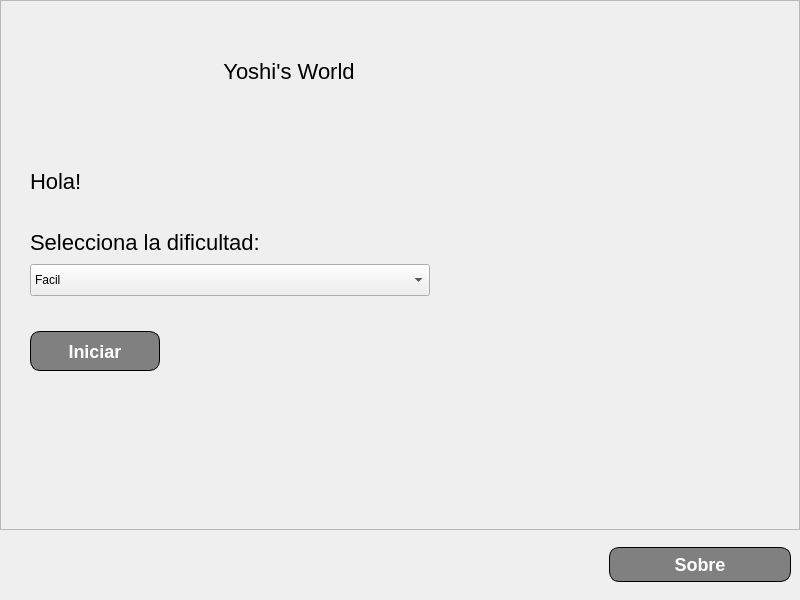
<?xml version="1.0" encoding="UTF-8"?>
<ui version="4.0">
 <class>MainWindow</class>
 <widget class="QMainWindow" name="MainWindow">
  <property name="geometry">
   <rect>
    <x>0</x>
    <y>0</y>
    <width>800</width>
    <height>600</height>
   </rect>
  </property>
  <property name="minimumSize">
   <size>
    <width>800</width>
    <height>600</height>
   </size>
  </property>
  <property name="maximumSize">
   <size>
    <width>800</width>
    <height>600</height>
   </size>
  </property>
  <property name="windowTitle">
   <string>Yoshi's World</string>
  </property>
  <property name="styleSheet">
   <string notr="true">/*
 *
 *  Simple Stylesheet inspired on Bootstrap for Qt Designer / Qt Creator 
 *  File: bootstylesheet.css
 *  Author: JuanLoaiza007
 *  Version: 1.1.1
 *
 */

/*  # Español
 *  Instrucciones para aplicar en Qt Designer / Qt Creator
 *  1. Busque la vista de Inspector de objetos &gt;&gt; Objeto &gt;&gt; &quot;MainWindow&quot;.
 *  2. Dale clic derecho a &quot;MainWindow&quot; y seleccione &quot;Cambiar HojaDeEstilos&quot; o algo similar.
 *  3. Pegue el contenido de este archivo ahí.
 *  4. De clic en Aplicar y Aceptar.
 *  5. Para aplicar los estilos seleccione un objeto, en el Editor de Propiedades agregue un Filtro tipo cadena de texto y nombrelo &quot;class&quot;.
 *  6. En el Editor de Propiedades habrá una seccion nueva llamada &quot;Propiedades dinámicas&quot; y una propiedad llamada &quot;class&quot;, en la casilla de la derecha aplique todos los estilos que desee, eg. &quot;btn btn-outline-primary br-4&quot;. 
 */

/*  # English
 *  Instructions to apply in Qt Designer / Qt Creator
 *  1. Keep an eye on the Object Inspector &gt;&gt; Object &gt;&gt; &quot;MainWindow&quot;.
 *  2. Right click on &quot;MainWindow&quot; and select &quot;Change StyleSheet&quot; or something similar.
 *  3. Paste the content of this file there.
 *  4. Click Apply and Accept.
 *  5. To apply the styles, select an object, in the Properties Editor add a Text String Filter and name it &quot;class&quot;.
 *  6. In the Property Editor there will be a new section called &quot;Dynamic Properties&quot; and a property called &quot;class&quot;, in the box on the right apply all the styles you want, eg. &quot;btn btn-outline-primary br-4&quot;. 
 */

QMainWindow {
  font-family: &quot;sans-serif&quot;;
}

/* Border Settings */
/* Border Side Weight */
.nb {
  border: 0px solid;
}
.b-st-1 {
  border-top: 1px solid;
}
.b-sb-1 {
  border-bottom: 1px solid;
}
.b-sl-1 {
  border-left: 1px solid;
}
.b-sr-1 {
  border-right: 1px solid;
}
.b-st-2 {
  border-top: 2px solid;
}
.b-sb-2 {
  border-bottom: 2px solid;
}
.b-sl-2 {
  border-left: 2px solid;
}
.b-sr-2 {
  border-right: 2px solid;
}
.b-st-3 {
  border-top: 3px solid;
}
.b-sb-3 {
  border-bottom: 3px solid;
}
.b-sl-3 {
  border-left: 3px solid;
}
.b-sr-3 {
  border-right: 3px solid;
}
.b-st-4 {
  border-top: 4px solid;
}
.b-sb-4 {
  border-bottom: 4px solid;
}
.b-sl-4 {
  border-left: 4px solid;
}
.b-sr-4 {
  border-right: 4px solid;
}

/* Radius */
.br-1 {
  border-radius: 10px;
}

.br-2 {
  border-radius: 15px;
}

.br-3 {
  border-radius: 20px;
}

.br-4 {
  border-radius: 25px;
}

/* Background colors */
.background-white {
  background-color: white;
}
.background-light {
  background-color: #f8f9fa;
}
.background-black {
  background-color: black;
}
.background-primary {
  background-color: #0d6efd;
}
.background-success {
  background-color: #198754;
}
.background-warning {
  background-color: #ffc720;
}
.background-danger {
  background-color: #dc3545;
}

/* Colors */
.color-white {
  color: white;
}
.color-light {
  color: #f8f9fa;
}
.color-black {
  color: black;
}
.color-primary {
  color: #0d6efd;
}
.color-success {
  color: #198754;
}
.color-warning {
  color: #ffc720;
}
.color-danger {
  color: #dc3545;
}

/* Buttons */
QPushButton {
  font-weight: 500;
  color: white;
  background-color: gray;
  padding: 6px 12px;
  font-size: 18px;
  border-radius: 10px;
  border: 1px solid;
}

.btn {
  font-weight: 500;
  color: white;
  background-color: gray;
  padding: 6px 12px;
  font-size: 18px;
  border-radius: 10px;
  border: 1px solid;
}

.btn-primary {
  color: #fff;
  background-color: #0d6efd;
  border-color: #0d6efd;
}
.btn-primary:hover {
  color: #fff;
  background-color: #0b5ed7;
  border-color: #0a58ca;
}

.btn-secondary {
  color: #fff;
  background-color: #6c757d;
  border-color: #6c757d;
}
.btn-secondary:hover {
  color: #fff;
  background-color: #5c636a;
  border-color: #565e64;
}

.btn-success {
  color: #fff;
  background-color: #198754;
  border-color: #198754;
}
.btn-success:hover {
  color: #fff;
  background-color: #157347;
  border-color: #146c43;
}

.btn-warning {
  color: #000;
  background-color: #ffc107;
  border-color: #ffc107;
}
.btn-warning:hover {
  color: #000;
  background-color: #ffca2c;
  border-color: #ffc720;
}

.btn-danger {
  color: #fff;
  background-color: #dc3545;
  border-color: #dc3545;
}
.btn-danger:hover {
  color: #fff;
  background-color: #bb2d3b;
  border-color: #b02a37;
}

.btn-light {
  color: #000;
  background-color: #f8f9fa;
  border-color: #f8f9fa;
}
.btn-light:hover {
  color: #000;
  background-color: #f9fafb;
  border-color: #f9fafb;
}

.btn-dark {
  color: #fff;
  background-color: #212529;
  border-color: #212529;
}
.btn-dark:hover {
  color: #fff;
  background-color: #1c1f23;
  border-color: #1a1e21;
}

.btn-outline-primary {
  background-color: white;
  color: #0d6efd;
  border-color: #0d6efd;
}
.btn-outline-primary:hover {
  color: #fff;
  background-color: #0d6efd;
  border-color: #0d6efd;
}

.btn-outline-secondary {
  background-color: white;
  color: #6c757d;
  border-color: #6c757d;
}
.btn-outline-secondary:hover {
  color: #fff;
  background-color: #6c757d;
  border-color: #6c757d;
}

.btn-outline-success {
  background-color: white;
  color: #198754;
  border-color: #198754;
}
.btn-outline-success:hover {
  color: #fff;
  background-color: #198754;
  border-color: #198754;
}

.btn-outline-info {
  background-color: white;
  color: #0dcaf0;
  border-color: #0dcaf0;
}
.btn-outline-info:hover {
  color: #000;
  background-color: #0dcaf0;
}

.btn-outline-warning {
  background-color: white;
  color: #ffc107;
  border-color: #ffc107;
}
.btn-outline-warning:hover {
  color: #000;
  background-color: #ffc107;
  border-color: #ffc107;
}

.btn-outline-danger {
  background-color: white;
  color: #dc3545;
  border-color: #dc3545;
}
.btn-outline-danger:hover {
  color: #fff;
  background-color: #dc3545;
  border-color: #dc3545;
}

.btn-outline-light {
  background-color: #41464b;
  color: #f8f9fa;
  border-color: #f8f9fa;
}
.btn-outline-light:hover {
  color: #000;
  background-color: #f8f9fa;
  border-color: #f8f9fa;
}

.btn-outline-dark {
  background-color: white;
  color: #212529;
  border-color: #212529;
}
.btn-outline-dark:hover {
  color: #fff;
  background-color: #212529;
  border-color: #212529;
}

.btn-link {
  background-color: white;
  font-weight: 400;
  color: #0d6efd;
  text-decoration: underline;
}
.btn-link:hover {
  color: #0a58ca;
}

/* Title sizes */
QLabel {
  font-size: 22px;
}

.h1 {
  font-size: 42px;
}

.h2 {
  font-size: 36px;
}

.h3 {
  font-size: 32px;
}

.h4 {
  font-size: 28px;
}

.h5 {
  font-size: 22px;
}

.h6 {
  font-size: 18px;
}

/* Alerts */
.alert {
  border: 1px solid;
}

.alert-primary {
  color: #084298;
  background-color: #cfe2ff;
  border-color: #b6d4fe;
}
.alert-secondary {
  color: #41464b;
  background-color: #e2e3e5;
  border-color: #d3d6d8;
}
.alert-success {
  color: #0f5132;
  background-color: #d1e7dd;
  border-color: #badbcc;
}
.alert-info {
  color: #055160;
  background-color: #cff4fc;
  border-color: #b6effb;
}
.alert-warning {
  color: #664d03;
  background-color: #fff3cd;
  border-color: #ffecb5;
}
.alert-danger {
  color: #842029;
  background-color: #f8d7da;
  border-color: #f5c2c7;
}
.alert-light {
  color: #636464;
  background-color: #fefefe;
  border-color: #fdfdfe;
}
.alert-dark {
  color: #141619;
  background-color: #d3d3d4;
  border-color: #bcbebf;
}
</string>
  </property>
  <property name="class" stdset="0">
   <string/>
  </property>
  <widget class="QWidget" name="centralwidget">
   <property name="styleSheet">
    <string notr="true"/>
   </property>
   <property name="class" stdset="0">
    <string>background-white</string>
   </property>
   <layout class="QVBoxLayout" name="verticalLayout">
    <property name="spacing">
     <number>0</number>
    </property>
    <property name="leftMargin">
     <number>0</number>
    </property>
    <property name="topMargin">
     <number>0</number>
    </property>
    <property name="rightMargin">
     <number>0</number>
    </property>
    <property name="bottomMargin">
     <number>0</number>
    </property>
    <item>
     <widget class="QFrame" name="content">
      <property name="minimumSize">
       <size>
        <width>800</width>
        <height>530</height>
       </size>
      </property>
      <property name="frameShape">
       <enum>QFrame::StyledPanel</enum>
      </property>
      <property name="frameShadow">
       <enum>QFrame::Raised</enum>
      </property>
      <layout class="QHBoxLayout" name="horizontalLayout_2">
       <property name="spacing">
        <number>0</number>
       </property>
       <property name="leftMargin">
        <number>0</number>
       </property>
       <property name="topMargin">
        <number>0</number>
       </property>
       <property name="rightMargin">
        <number>0</number>
       </property>
       <property name="bottomMargin">
        <number>0</number>
       </property>
       <item>
        <widget class="QFrame" name="left_side">
         <property name="minimumSize">
          <size>
           <width>576</width>
           <height>528</height>
          </size>
         </property>
         <property name="frameShape">
          <enum>QFrame::NoFrame</enum>
         </property>
         <property name="frameShadow">
          <enum>QFrame::Raised</enum>
         </property>
         <layout class="QVBoxLayout" name="verticalLayout_2">
          <property name="spacing">
           <number>0</number>
          </property>
          <property name="leftMargin">
           <number>0</number>
          </property>
          <property name="topMargin">
           <number>0</number>
          </property>
          <property name="rightMargin">
           <number>0</number>
          </property>
          <property name="bottomMargin">
           <number>0</number>
          </property>
          <item>
           <widget class="QFrame" name="ls_header">
            <property name="minimumSize">
             <size>
              <width>576</width>
              <height>140</height>
             </size>
            </property>
            <property name="maximumSize">
             <size>
              <width>16777215</width>
              <height>140</height>
             </size>
            </property>
            <property name="frameShape">
             <enum>QFrame::NoFrame</enum>
            </property>
            <property name="frameShadow">
             <enum>QFrame::Raised</enum>
            </property>
            <layout class="QHBoxLayout" name="horizontalLayout_4">
             <item>
              <widget class="QLabel" name="lbl_titulo">
               <property name="text">
                <string>Yoshi's World</string>
               </property>
               <property name="alignment">
                <set>Qt::AlignCenter</set>
               </property>
               <property name="class" stdset="0">
                <string>h1 color-success</string>
               </property>
              </widget>
             </item>
            </layout>
           </widget>
          </item>
          <item>
           <widget class="QFrame" name="ls_body">
            <property name="minimumSize">
             <size>
              <width>520</width>
              <height>232</height>
             </size>
            </property>
            <property name="frameShape">
             <enum>QFrame::NoFrame</enum>
            </property>
            <property name="frameShadow">
             <enum>QFrame::Raised</enum>
            </property>
            <property name="class" stdset="0">
             <string/>
            </property>
            <layout class="QVBoxLayout" name="verticalLayout_3">
             <property name="leftMargin">
              <number>20</number>
             </property>
             <property name="topMargin">
              <number>0</number>
             </property>
             <property name="rightMargin">
              <number>20</number>
             </property>
             <property name="bottomMargin">
              <number>0</number>
             </property>
             <item>
              <widget class="QFrame" name="frame_2">
               <property name="frameShape">
                <enum>QFrame::NoFrame</enum>
               </property>
               <property name="frameShadow">
                <enum>QFrame::Raised</enum>
               </property>
               <property name="class" stdset="0">
                <string/>
               </property>
               <layout class="QVBoxLayout" name="verticalLayout_4">
                <item>
                 <widget class="QLabel" name="lbl_saludo">
                  <property name="minimumSize">
                   <size>
                    <width>310</width>
                    <height>70</height>
                   </size>
                  </property>
                  <property name="maximumSize">
                   <size>
                    <width>350</width>
                    <height>32</height>
                   </size>
                  </property>
                  <property name="text">
                   <string>Hola!</string>
                  </property>
                  <property name="alignment">
                   <set>Qt::AlignLeading|Qt::AlignLeft|Qt::AlignTop</set>
                  </property>
                  <property name="class" stdset="0">
                   <string>h3</string>
                  </property>
                 </widget>
                </item>
                <item>
                 <widget class="QLabel" name="lbl_dificultad">
                  <property name="minimumSize">
                   <size>
                    <width>310</width>
                    <height>32</height>
                   </size>
                  </property>
                  <property name="maximumSize">
                   <size>
                    <width>350</width>
                    <height>32</height>
                   </size>
                  </property>
                  <property name="text">
                   <string>Selecciona la dificultad:</string>
                  </property>
                  <property name="class" stdset="0">
                   <string>h5</string>
                  </property>
                 </widget>
                </item>
                <item>
                 <widget class="QComboBox" name="box_dificultad">
                  <property name="minimumSize">
                   <size>
                    <width>310</width>
                    <height>32</height>
                   </size>
                  </property>
                  <property name="maximumSize">
                   <size>
                    <width>400</width>
                    <height>32</height>
                   </size>
                  </property>
                  <property name="cursor">
                   <cursorShape>PointingHandCursor</cursorShape>
                  </property>
                  <property name="class" stdset="0">
                   <string>h6</string>
                  </property>
                  <item>
                   <property name="text">
                    <string>Facil</string>
                   </property>
                  </item>
                  <item>
                   <property name="text">
                    <string>Medio</string>
                   </property>
                  </item>
                  <item>
                   <property name="text">
                    <string>Dificil</string>
                   </property>
                  </item>
                 </widget>
                </item>
                <item alignment="Qt::AlignLeft">
                 <widget class="QFrame" name="frame">
                  <property name="maximumSize">
                   <size>
                    <width>310</width>
                    <height>16777215</height>
                   </size>
                  </property>
                  <property name="frameShape">
                   <enum>QFrame::NoFrame</enum>
                  </property>
                  <property name="frameShadow">
                   <enum>QFrame::Raised</enum>
                  </property>
                  <layout class="QHBoxLayout" name="horizontalLayout_3">
                   <property name="spacing">
                    <number>10</number>
                   </property>
                   <property name="leftMargin">
                    <number>0</number>
                   </property>
                   <property name="topMargin">
                    <number>0</number>
                   </property>
                   <property name="rightMargin">
                    <number>0</number>
                   </property>
                   <property name="bottomMargin">
                    <number>0</number>
                   </property>
                   <item alignment="Qt::AlignRight">
                    <widget class="QPushButton" name="btn_iniciar">
                     <property name="minimumSize">
                      <size>
                       <width>130</width>
                       <height>40</height>
                      </size>
                     </property>
                     <property name="maximumSize">
                      <size>
                       <width>130</width>
                       <height>40</height>
                      </size>
                     </property>
                     <property name="cursor">
                      <cursorShape>PointingHandCursor</cursorShape>
                     </property>
                     <property name="text">
                      <string>Iniciar</string>
                     </property>
                     <property name="class" stdset="0">
                      <string>btn-success h6</string>
                     </property>
                    </widget>
                   </item>
                  </layout>
                 </widget>
                </item>
               </layout>
              </widget>
             </item>
            </layout>
           </widget>
          </item>
          <item>
           <widget class="QFrame" name="ls_footer">
            <property name="minimumSize">
             <size>
              <width>570</width>
              <height>100</height>
             </size>
            </property>
            <property name="maximumSize">
             <size>
              <width>16777215</width>
              <height>120</height>
             </size>
            </property>
            <property name="frameShape">
             <enum>QFrame::NoFrame</enum>
            </property>
            <property name="frameShadow">
             <enum>QFrame::Raised</enum>
            </property>
           </widget>
          </item>
         </layout>
        </widget>
       </item>
       <item>
        <widget class="QFrame" name="right_side">
         <property name="minimumSize">
          <size>
           <width>221</width>
           <height>528</height>
          </size>
         </property>
         <property name="maximumSize">
          <size>
           <width>300</width>
           <height>16777215</height>
          </size>
         </property>
         <property name="frameShape">
          <enum>QFrame::NoFrame</enum>
         </property>
         <property name="frameShadow">
          <enum>QFrame::Raised</enum>
         </property>
         <property name="class" stdset="0">
          <string/>
         </property>
         <layout class="QVBoxLayout" name="verticalLayout_7">
          <property name="spacing">
           <number>0</number>
          </property>
          <property name="leftMargin">
           <number>0</number>
          </property>
          <property name="topMargin">
           <number>0</number>
          </property>
          <property name="rightMargin">
           <number>0</number>
          </property>
          <property name="bottomMargin">
           <number>0</number>
          </property>
          <item>
           <widget class="QLabel" name="lbl_side_image">
            <property name="minimumSize">
             <size>
              <width>221</width>
              <height>528</height>
             </size>
            </property>
            <property name="maximumSize">
             <size>
              <width>16777215</width>
              <height>16777215</height>
             </size>
            </property>
            <property name="text">
             <string/>
            </property>
            <property name="class" stdset="0">
             <string>background-light</string>
            </property>
           </widget>
          </item>
         </layout>
        </widget>
       </item>
      </layout>
     </widget>
    </item>
    <item>
     <widget class="QFrame" name="footer">
      <property name="minimumSize">
       <size>
        <width>800</width>
        <height>70</height>
       </size>
      </property>
      <property name="maximumSize">
       <size>
        <width>16777215</width>
        <height>70</height>
       </size>
      </property>
      <property name="frameShape">
       <enum>QFrame::NoFrame</enum>
      </property>
      <property name="frameShadow">
       <enum>QFrame::Raised</enum>
      </property>
      <property name="class" stdset="0">
       <string>background-success</string>
      </property>
      <layout class="QHBoxLayout" name="horizontalLayout">
       <property name="spacing">
        <number>0</number>
       </property>
       <property name="leftMargin">
        <number>0</number>
       </property>
       <property name="topMargin">
        <number>0</number>
       </property>
       <property name="rightMargin">
        <number>0</number>
       </property>
       <property name="bottomMargin">
        <number>0</number>
       </property>
       <item>
        <widget class="QFrame" name="footer_left_side">
         <property name="frameShape">
          <enum>QFrame::NoFrame</enum>
         </property>
         <property name="frameShadow">
          <enum>QFrame::Raised</enum>
         </property>
        </widget>
       </item>
       <item>
        <widget class="QFrame" name="footer_right_side">
         <property name="maximumSize">
          <size>
           <width>200</width>
           <height>16777215</height>
          </size>
         </property>
         <property name="frameShape">
          <enum>QFrame::NoFrame</enum>
         </property>
         <property name="frameShadow">
          <enum>QFrame::Raised</enum>
         </property>
         <layout class="QGridLayout" name="gridLayout">
          <item row="0" column="0">
           <widget class="QPushButton" name="btn_sobre">
            <property name="cursor">
             <cursorShape>PointingHandCursor</cursorShape>
            </property>
            <property name="text">
             <string>Sobre</string>
            </property>
            <property name="class" stdset="0">
             <string>btn-outline-dark</string>
            </property>
           </widget>
          </item>
         </layout>
        </widget>
       </item>
      </layout>
     </widget>
    </item>
   </layout>
  </widget>
 </widget>
 <resources/>
 <connections/>
</ui>
